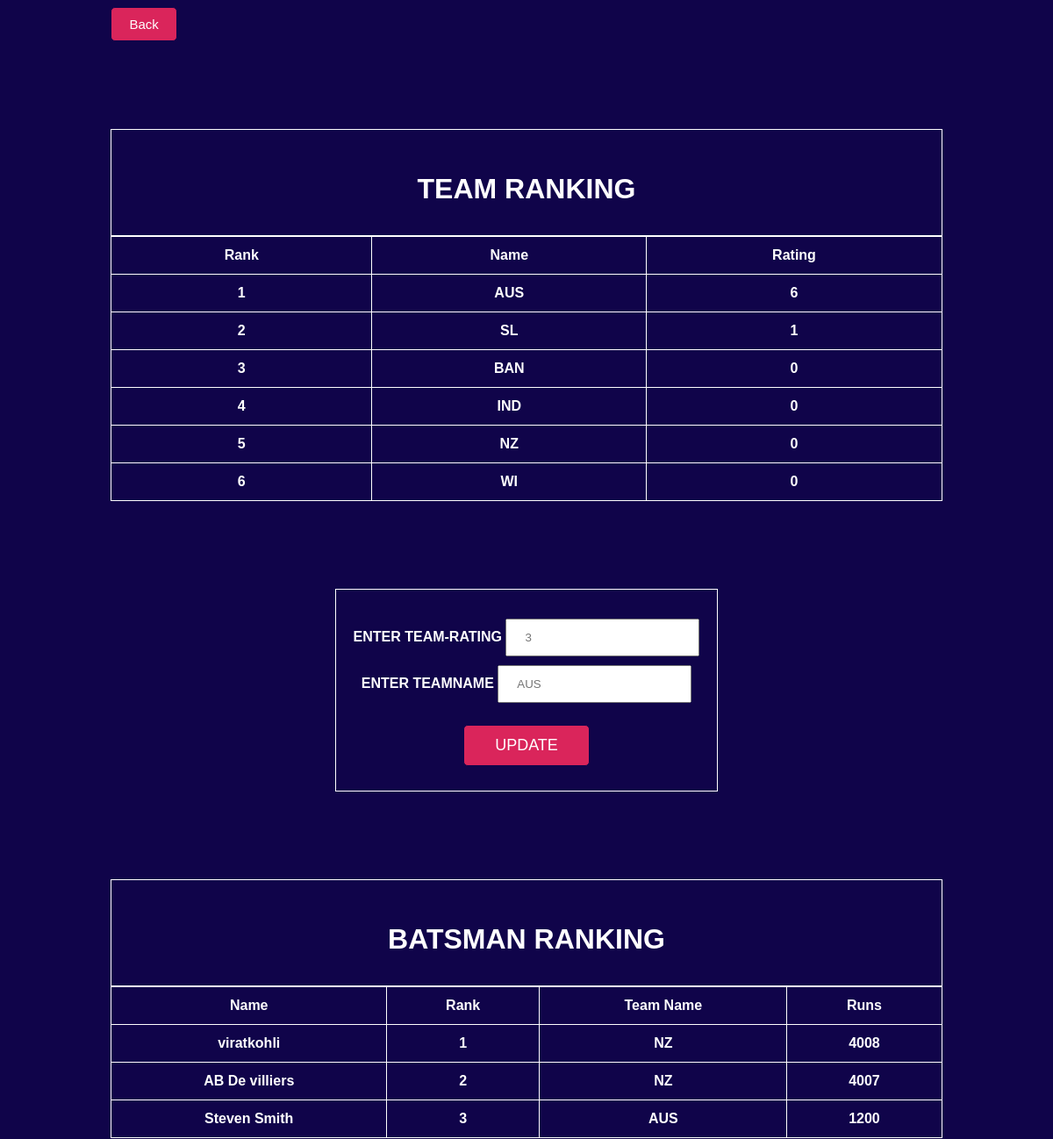
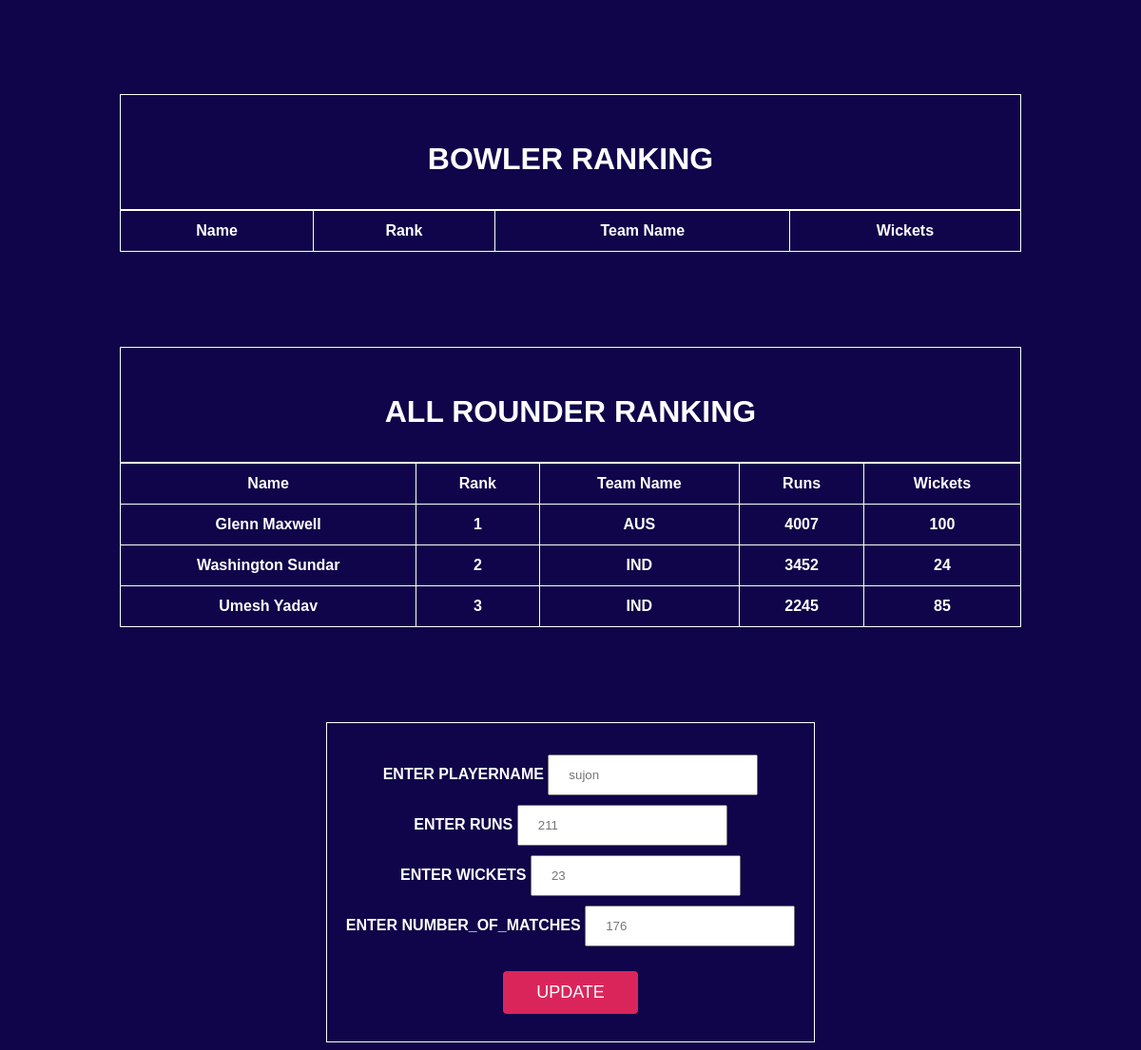
/rank.php, run on the app's committed database (2 pictures, top to bottom).
### tables this page shows
CREATE TABLE `team` (
  `rank` decimal(5,0) NOT NULL,
  `rating` int(11) NOT NULL,
  `name` varchar(30) NOT NULL
);

CREATE TABLE `player` (
  `cap_no` decimal(4,0) NOT NULL,
  `age` decimal(2,0) NOT NULL,
  `dob` date NOT NULL,
  `runs` decimal(5,0) NOT NULL,
  `wickets` decimal(3,0) NOT NULL,
  `type` varchar(20) NOT NULL,
  `no_of_matches` decimal(3,0) NOT NULL,
  `rank` decimal(3,0) NOT NULL,
  `batting_best` varchar(10) NOT NULL,
  `bowling_best` varchar(10) NOT NULL,
  `playername` varchar(30) NOT NULL,
  `image` varchar(30) NOT NULL,
  `name` varchar(30) NOT NULL
);

### rank.php (the view, shortened to what this page needs)
<!DOCTYPE html>
<html>
<head>
</head>
<body>
<div class="container">
<button class= 'back-btn'><a href="admin1st.html" style="color:">Back</a></button>
<div ><table width="100%"><tr><th><p style="align-content: center;"><h1 style="color:">TEAM RANKING</table>
<table class = 'table1'>
   <tr>
	   <th>Rank</th>
	   <th>Name</th>
	   <th>Rating</th>
   </tr>
   <?php
   $con=mysqli_connect("localhost","root","","cricket");
   $query="select * from team order by rating desc";
   $result=mysqli_query($con,$query);
   [$i]=floor(1);
   if(mysqli_num_rows($result)>0)
   {
	   while ($row=mysqli_fetch_assoc($result)) {
		$i=$i+1;
	   echo "<tr><th>"
	   .floor($i)."</th><th>".
	   $row["name"]."</th><th>".
	   $row["rating"]."</th></tr>";
	   }
   }?>
</table></th></tr></table></div>
<table><tr><th>
<p  style="width: 100%;padding-right: 100px;"><div style="align-content: center;background-color: ">
<form action="update.php" method="POST"  class = 'form'>ENTER TEAM-RATING   <input type="number" name="rating" placeholder="3"> </br>
ENTER TEAMNAME    <input type="text" name="name" placeholder="AUS"><br>
<button class= 'sub-btn'>UPDATE</button></form>
</div></p></th></tr></table>
<div ><table width="100%"><tr><th><p style="align-content: center;"><h1 style="color:">BATSMAN RANKING</table>
<table class = 'table1'>
   <tr>
	   <th>Name</th>
	   <th>Rank</th>
	   <th>Team Name</th>
	   <th>Runs</th>
   </tr>
   <?php
   $con=mysqli_connect("localhost","root","","cricket");
   $query="select * from player  where type='batsman' order by runs desc";
   $result=mysqli_query($con,$query);[$i]=floor(1);
   if(mysqli_num_rows($result)>0)
   {
	   while ($row=mysqli_fetch_assoc($result)) { $i=$i+1;
	   echo "<tr><th>".$row["playername"]."</th><th>".
	   floor($i)."</th><th>".
	   $row["name"]."</th><th>".
	   $row["runs"]."</th></tr>";
	   }
   }?></table></th><th>
<div ><table width="100%"><tr><th><p style="align-content: center;"><h1 style="color:">BOWLER RANKING</table>
<table class = 'table1'>
   <tr>
	   <th>Name</th>
	   <th>Rank</th>
	   <th>Team Name</th>
	   <th>Wickets</th>
   </tr>
   <?php
   $con=mysqli_connect("localhost","root","","cricket");
   $query="select * from player  where type='bowler' order by wickets desc";
   $result=mysqli_query($con,$query);[$i]=floor(1);
   if(mysqli_num_rows($result)>0)
   {
	   while ($row=mysqli_fetch_assoc($result)) { $i=$i+1;
		   $nm = $row["cap_no"];
	   $q="update player set rank='$i' where cap_no='$nm'";
	   mysqli_query($con,$q);
	   echo "<tr><th>".$row["playername"]."</th><th>".
	   floor($i)."</th><th>".
	   $row["name"]."</th><th>".
	   $row["wickets"]."</th></tr>";
	   }
   }?></table></th><th>
   <div ><table width="100%"><tr><th><p style="align-content: center;"><h1 style="color:">ALL ROUNDER RANKING</table>
<table class = 'table1'>
   <tr>
	   <th>Name</th>
	   <th>Rank</th>
	   <th>Team Name</th>
	   <th>Runs</th>
	   <th>Wickets</th>
   </tr>
   <?php
   $con=mysqli_connect("localhost","root","","cricket");
   $query="select * from player  where type='allrounder' order by (runs+wickets*2) desc";
   $result=mysqli_query($con,$query);[$i]=floor(1);
   if(mysqli_num_rows($result)>0)
   {
	   while ($row=mysqli_fetch_assoc($result)) { $i=$i+1;
	   echo "<tr><th>".$row["playername"]."</th><th>".
	   floor($i)."</th><th>".
	   $row["name"]."</th><th>".
	   $row["runs"]."</th><th>".
	   $row["wickets"]."</th></tr>";
	   }
   }
   ?>
</table></th></tr></table></div></th></tr></table>
<table style="vertical-align: text-top;"><tr><th>
<p style="width: 100%;padding-right: 100px;"><div style="align-content: center;background-color: ">
<form action="pupdate.php" method="POST" class = 'form'>
ENTER PLAYERNAME    <input type="text" name="name" placeholder="sujon"><br>
ENTER RUNS        <input type="number" name="runs" placeholder="211"><br>
ENTER WICKETS        <input type="number" name="wickets" placeholder="23"><br>
ENTER NUMBER_OF_MATCHES        <input type="number" name="no_of_matches" placeholder="176"><br>
<button class= 'sub-btn'>UPDATE</button></form>
</div></p></th></tr></table></th></tr></table>
</div>
</body>
</html>

### rank.php (style rules this page uses)
body { background:#10044A; }
table { margin: 8px; margin: auto; border-collapse:collapse; margin-top: 100px; }
th { font-family: Arial, Helvetica, sans-serif; font-size: 16px; background:#10044A; color: #FFF; padding: 12px 20px; border: 1px solid #fff; }
.container { width: 80%; margin: auto; }
.back-btn { background:#DA255B; font-size: 15px; padding:10px 20px; border:1px solid #10044A; border-radius: 5px; color: #fff; }
.back-btn a { text-decoration: none; color: #fff }
.sub-btn { background:#DA255B; font-size: 18px; padding:12px 35px; border:1px solid #10044A; border-radius: 5px; color: #fff; margin-top: 20px; }
.table1 { width: 100%; margin-top: 0px; }
.form input { padding: 12px 20px; margin:5px 0; }

### data on the page
team: i "1", name "AUS", rating "6"
team: i "2", name "SL", rating "1"
team: i "3", name "BAN", rating "0"
team: i "4", name "IND", rating "0"
team: i "5", name "NZ", rating "0"
team: i "6", name "WI", rating "0"
player: playername "viratkohli", i "1", name "NZ", runs "4008"
player: playername "AB De villiers", i "2", name "NZ", runs "4007"
player: playername "Steven Smith", i "3", name "AUS", runs "1200"
player: playername "Glenn Maxwell", i "1", name "AUS", runs "4007", wickets "100"
player: playername "Washington Sundar", i "2", name "IND", runs "3452", wickets "24"
player: playername "Umesh Yadav", i "3", name "IND", runs "2245", wickets "85"
